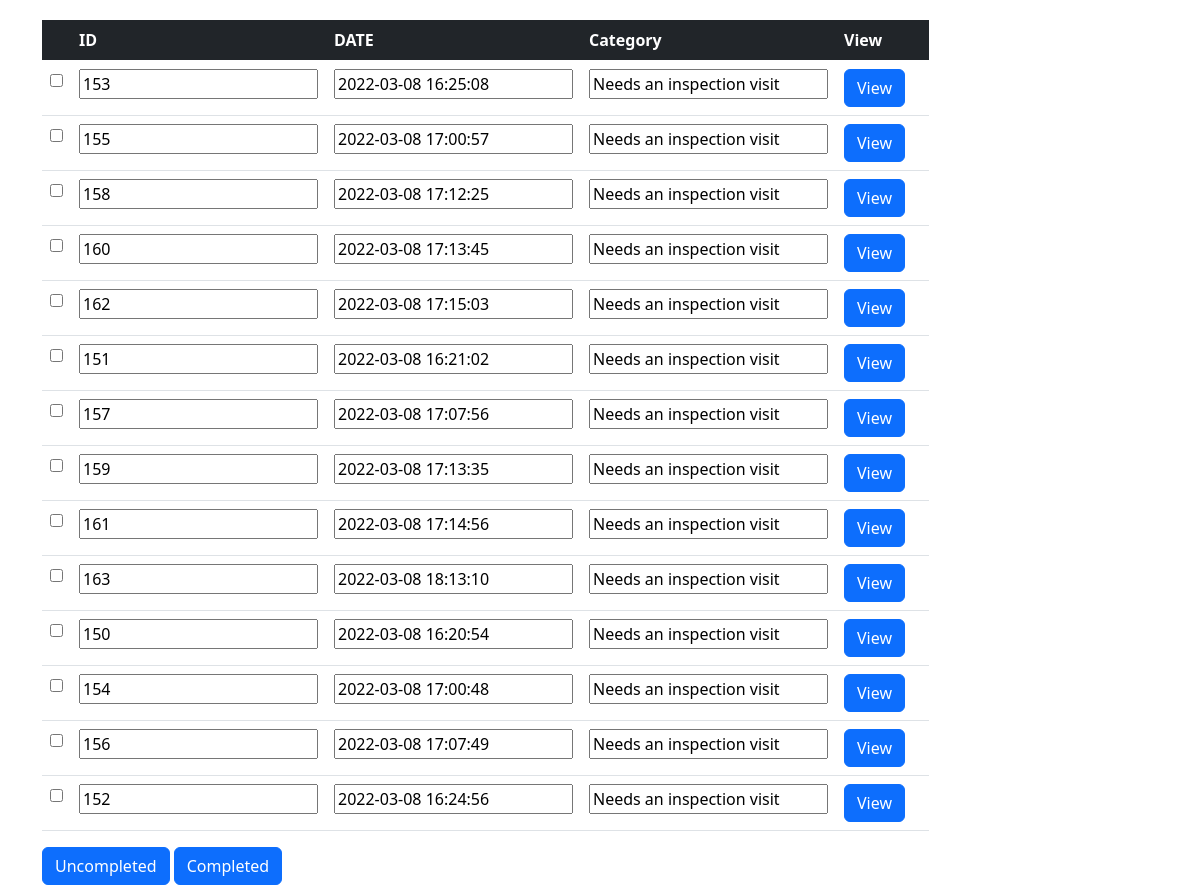
Page /workerbox.php on the committed database.
### tables this page shows
CREATE TABLE `assign` (
  `userId` int(4) NOT NULL,
  `compliantId` int(11) NOT NULL,
  `saved` int(1) NOT NULL
);

CREATE TABLE `complaint` (
  `complaintId` int(11) NOT NULL,
  `date` timestamp NOT NULL DEFAULT current_timestamp(),
  `category` varchar(50) NOT NULL,
  `status` varchar(20) NOT NULL DEFAULT 'Not Processed',
  `description` varchar(500) DEFAULT NULL,
  `images` text DEFAULT NULL,
  `roomNum` varchar(8) NOT NULL
);

### workerbox.php (the view, shortened to what this page needs)
<?php
$servername = "localhost";
$username = "root";
$password = "";
$dbname = "muqu";
$con = mysqli_connect($servername, $username, $password, $dbname) or die("Error: " . mysqli_error($con));
$result = @mysqli_query($con, "SELECT * FROM complaint pk, assign fk where pk.complaintId =fk.compliantId") or die("Error: " . mysqli_error($con));
?>
<!DOCTYPE html>
<html>
  <link href="https://cdn.jsdelivr.net/npm/bootstrap@5.0.2/dist/css/bootstrap.min.css" rel="stylesheet">
<head>
    <link rel="stylesheet" href="css/bootstrap.css" type="text/css" />
</head>
<body>
<div class="container" style="margin-top: 20px;">
    <div class="row">
        <div class="col-md-8 col-md-offset-2">
          <form method="post" action="worker.php">
            <table class="table " id="dev-table">
              <thead class="table table-sm table-hover table-dark text-muted " >
                    <tr>
                    <th>  </th>
                    <th scope="col">ID  </th>
                    <th scope="col">DATE</th>
                    <th scope="col">Category</th>
                    <th scope="col">View</th>
                    <th scope="col"></th>
                    </tr>
                </thead>
                <tbody>
                <?php while($row = mysqli_fetch_assoc($result)) { ?>
                <tr>
                  <td scope="row"><input name="chk_id[]" type="checkbox" class='chkbox' value="<?php echo $row['complaintId']; ?>"/></td>
                  <td><input type="" name="chk_complaint[]" value="<?php echo $row['complaintId'];?>"></td>
                  <td><input type ="" name="chk_date[]" value="<?php echo $row['date'];?>"></td>
                  <td><input type ="" name="chk_category[]" value="<?php echo $row['category'];?>"></td>
                    <td>
                    <button type="button" class="btn btn-primary" data-bs-toggle="modal" data-bs-target="#exampleModal">
                    View </button>
                                </td>
                  <td><input type="hidden"  name="chk_wrkid[]" value="<?php echo $row['userId'];?>"></td>
                </tr>
                <?php } ?>
                </tbody>
            </table>
            <button type="submit" name="submit" class="btn btn-primary" data-bs-toggle="modal">Uncompleted</button>
          <button type="submit" name="submit" class="btn btn-primary" data-bs-toggle="modal">Completed</button>
            </form>
        </div>
    </div>
</div>
</body>
</html>

### workerbox.php (style rules this page uses)
td { border:1px solid black; }

### rows in the picture
assign: compliantId.complaintId "153", compliantId.date "2022-03-08 16:25:08", compliantId.category "Needs an inspection visit"
assign: compliantId.complaintId "155", compliantId.date "2022-03-08 17:00:57", compliantId.category "Needs an inspection visit"
assign: compliantId.complaintId "158", compliantId.date "2022-03-08 17:12:25", compliantId.category "Needs an inspection visit"
assign: compliantId.complaintId "160", compliantId.date "2022-03-08 17:13:45", compliantId.category "Needs an inspection visit"
assign: compliantId.complaintId "162", compliantId.date "2022-03-08 17:15:03", compliantId.category "Needs an inspection visit"
assign: compliantId.complaintId "151", compliantId.date "2022-03-08 16:21:02", compliantId.category "Needs an inspection visit"
assign: compliantId.complaintId "157", compliantId.date "2022-03-08 17:07:56", compliantId.category "Needs an inspection visit"
assign: compliantId.complaintId "159", compliantId.date "2022-03-08 17:13:35", compliantId.category "Needs an inspection visit"
assign: compliantId.complaintId "161", compliantId.date "2022-03-08 17:14:56", compliantId.category "Needs an inspection visit"
assign: compliantId.complaintId "163", compliantId.date "2022-03-08 18:13:10", compliantId.category "Needs an inspection visit"
assign: compliantId.complaintId "150", compliantId.date "2022-03-08 16:20:54", compliantId.category "Needs an inspection visit"
assign: compliantId.complaintId "154", compliantId.date "2022-03-08 17:00:48", compliantId.category "Needs an inspection visit"
assign: compliantId.complaintId "156", compliantId.date "2022-03-08 17:07:49", compliantId.category "Needs an inspection visit"
assign: compliantId.complaintId "152", compliantId.date "2022-03-08 16:24:56", compliantId.category "Needs an inspection visit"
